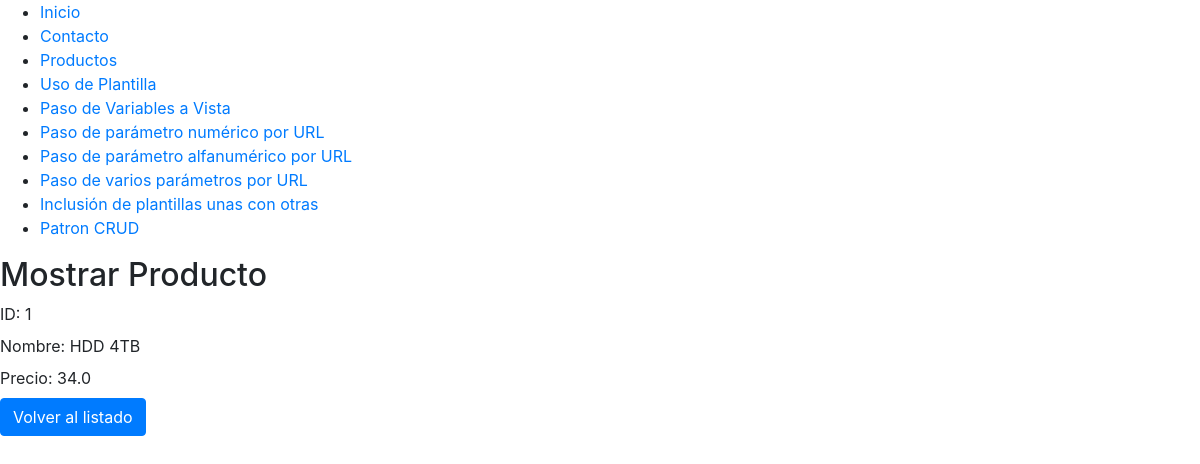
Page /crud/1 on the committed database.
### crud/models.py (models this page shows, shortened)
class Producto(models.Model):
    nombre= models.CharField(max_length=200)
    precio= models.FloatField(null=True, blank=True)

### crud/views.py (the view)
# urls.py: path('<int:id>', views.show, name='show-product'),
def show(request, id):
    mititulo = "Mostrar Producto"
    template = loader.get_template('crud/show.html')
    """
    producto = {
        'id': id,
        'nombre': "HDD 4TB",
        'precio': 35
    }
    """
    producto= Producto.objects.get(pk=id)
    context = {
        'titulo': mititulo,
        'producto': producto
    }
    return HttpResponse(template.render(context, request))

### crud/templates/crud/show.html
{% include "miapp/header.html" %}
<h2>{{ titulo }}</h2>
<div>
    <div>
        <label for="iden">ID: {{  producto.id }}</label>
    </div>
    <div>
        <label for="nombre">Nombre: {{  producto.nombre }}</label>
    </div>
    <div>
        <label for="precio">Precio: {{  producto.precio }}</label>
    </div>
    <p><a href="{% url 'crud:index' %}"><button type="button" class="btn btn-primary">Volver al listado</button></a></p>
</div>
{% include "miapp/footer.html" %}

### crud/static/crud/estilos.css (style rules this page uses)
.btn { color: white; }

### rows in the picture
Producto: id "1", nombre "HDD 4TB", precio "34.0"

### other values in the picture
{{ titulo }} "Mostrar Producto"
